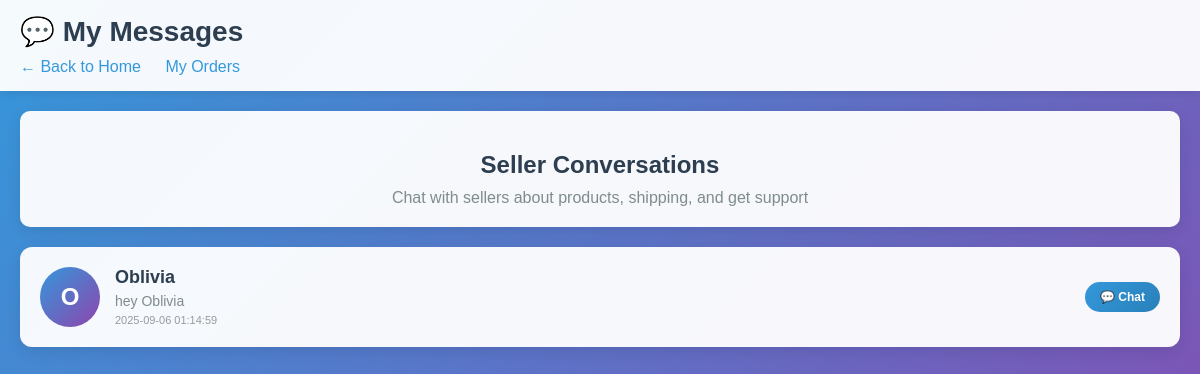
Before: /buyer/messages (signed in) with the older database file.
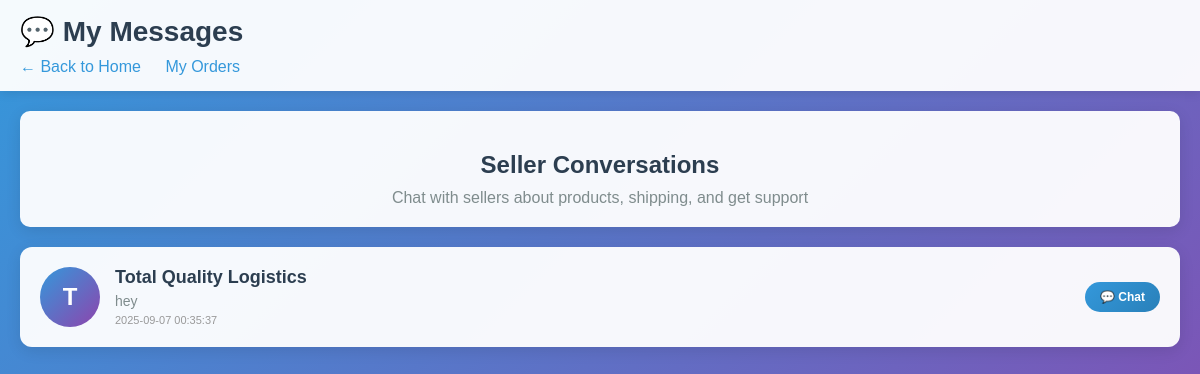
After: the same page with the newer database file.
### tables this page shows
CREATE TABLE conversations (
                    id INTEGER PRIMARY KEY AUTOINCREMENT,
                    buyer_email TEXT NOT NULL,
                    seller_email TEXT NOT NULL,
                    created_at TIMESTAMP DEFAULT CURRENT_TIMESTAMP,
                    last_message_at TIMESTAMP DEFAULT CURRENT_TIMESTAMP,
                    UNIQUE(buyer_email, seller_email),
                    FOREIGN KEY (buyer_email) REFERENCES users(email),
                    FOREIGN KEY (seller_email) REFERENCES users(email)
                );

CREATE TABLE users (
    email TEXT PRIMARY KEY,
    password TEXT,
    first_name TEXT,
    last_name TEXT,
    is_seller BOOLEAN,
    is_support BOOLEAN DEFAULT FALSE,
    phone_number TEXT,
    address TEXT,
    parish TEXT,
    post_office TEXT,
    profile_picture TEXT,
    discount_used BOOLEAN DEFAULT FALSE,
    notification_preference TEXT,
    business_name TEXT,
    business_address TEXT,
    security_question TEXT,
    security_answer TEXT,
    discount_applied BOOLEAN DEFAULT FALSE,
    gender TEXT,
    delivery_address TEXT,
    billing_address TEXT,
    whatsapp_number TEXT,
    business_description TEXT,
    verification_status TEXT DEFAULT 'pending_documents',
    created_at DATETIME DEFAULT CURRENT_TIMESTAMP
);

### app.py (the view)
@app.route('/buyer/messages')
def buyer_messages():
    if 'user' not in session:
        return redirect(url_for('login'))
    buyer_email = session['user']['email']
    try:
        with get_db() as conn:
            cursor = conn.cursor()
            cursor.execute('''
                SELECT c.id, c.seller_email, c.last_message_at,
                       u.first_name, u.last_name, u.business_name,
                       (SELECT COUNT(*) FROM messages m
                        WHERE m.conversation_id = c.id
                        AND m.receiver_email = ?
                        AND m.read_status = 0) as unread_count,
                       (SELECT message FROM messages m2
                        WHERE m2.conversation_id = c.id
                        ORDER BY m2.timestamp DESC LIMIT 1) as last_message
                FROM conversations c
                JOIN users u ON c.seller_email = u.email
                WHERE c.buyer_email = ?
                ORDER BY c.last_message_at DESC
            ''', (buyer_email, buyer_email))
            conversations = []
            for row in cursor.fetchall():
                conversations.append({
                    'id': row['id'],
                    'seller_email': row['seller_email'],
                    'seller_name': row['business_name'] or f"{row['first_name']} {row['last_name']}",
                    'last_message': row['last_message'],
                    'last_message_at': row['last_message_at'],
                    'unread_count': row['unread_count'] or 0
                })
        cart_data = get_cart_items()
        return render_template(
            'buyer_messages.html',
            conversations=conversations,
            user=session['user'],
            cart_items=cart_data['items'],
            cart_total=cart_data['total'],
            discount=cart_data['discount'],
            cart_item_count=cart_data['cart_item_count']
        )
    except Exception as e:
        logger.error(f"Error in buyer_messages: {e}")
        return redirect(url_for('index'))

### app.py (called while the page is built)
@app.context_processor
def inject_csrf_token():
    return dict(csrf_token=generate_csrf)

@app.context_processor
def inject_csrf_token():
    return dict(csrf_token=generate_csrf)

def get_db():
    conn = sqlite3.connect('zo-zi.db')
    conn.row_factory = sqlite3.Row
    return conn

@app.context_processor
def inject_messaging_links():
    messaging_links = {}
    if 'user' in session:
        if session['user'].get('is_seller'):
            messaging_links['seller_messages'] = url_for('seller_messages')
        else:
            messaging_links['buyer_messages'] = url_for('buyer_messages')
    return messaging_links

### templates/buyer_messages.html (shortened to what this page needs)
<!DOCTYPE html>
<html lang="en">
<head>
</head>
<body>
    <div class="header">
        <h1>💬 My Messages</h1>
        <div class="nav-links">
            <a href="{{ url_for('index') }}">← Back to Home</a>
            <a href="{{ url_for('orders') }}">My Orders</a>
        </div>
    </div>
    <div class="messages-container">
        <div class="messages-header">
            <h2>Seller Conversations</h2>
            <p>Chat with sellers about products, shipping, and get support</p>
        </div>
        {% if conversations %}
            <div class="conversations-list">
                {% for conv in conversations %}
                    <div class="conversation-card" data-seller-email="{{ conv.seller_email }}">
                        <div class="seller-avatar">
                            {{ conv.seller_name[0].upper() if conv.seller_name else 'S' }}
                        </div>
                        <div class="conversation-info">
                            <div class="seller-name">{{ conv.seller_name }}</div>
                            <div class="last-message">
                                {{ conv.last_message[:50] + '...' if conv.last_message and conv.last_message|length > 50 else (conv.last_message or 'No messages yet') }}
                            </div>
                            <div class="message-time">
                                {% if conv.last_message_at %}
                                    {{ moment(conv.last_message_at).fromNow() if moment else conv.last_message_at }}
                                {% else %}
                                    Recently
                                {% endif %}
                            </div>
                        </div>
                        <div class="conversation-actions">
                            <button class="chat-btn" onclick="openChat('{{ conv.seller_email }}', '{{ conv.seller_name }}')">
                                💬 Chat
                            </button>
                        </div>
                    </div>
                {% endfor %}
            </div>
        {% else %}
            <div class="empty-messages">
                <div class="empty-icon">📭</div>
                <div class="empty-title">No Conversations Yet</div>
                <div class="empty-text">Start chatting with sellers to get help with products and orders</div>
            </div>
        {% endif %}
    </div>
</body>
</html>

### templates/buyer_messages.html (style rules this page uses)
body { margin: 0; font-family: Arial, sans-serif; background: linear-gradient(135deg, #3498db 0%, #8e44ad 100%); min-height: 100vh; }
.header { background: rgba(255,255,255,0.95); padding: 15px 20px; box-shadow: 0 2px 10px rgba(0,0,0,0.1); }
.header h1 { color: #2c3e50; margin: 0; font-size: 28px; }
.nav-links { margin-top: 10px; }
.nav-links a { color: #3498db; text-decoration: none; margin-right: 20px; font-weight: 500; }
.messages-container { max-width: 1200px; margin: 20px auto; padding: 0 20px; }
.messages-header { background: rgba(255,255,255,0.95); padding: 20px; border-radius: 10px; margin-bottom: 20px; text-align: center; box-shadow: 0 4px 15px rgba(0,0,0,0.1); }
.messages-header h2 { color: #2c3e50; margin-bottom: 10px; }
.messages-header p { color: #7f8c8d; margin: 0; }
.conversations-list { display: grid; gap: 15px; }
.conversation-card { background: rgba(255,255,255,0.95); border-radius: 12px; padding: 20px; display: flex; align-items: center; gap: 15px; box-shadow: 0 4px 15px rgba(0,0,0,0.1); transition: all 0.3s ease; cursor: pointer; }
.seller-avatar { width: 60px; height: 60px; border-radius: 50%; background: linear-gradient(135deg, #3498db, #8e44ad); color: white; display: flex; align-items: center; justify-content: center; font-size: 24px; font-weight: bold; flex-shrink: 0; }
.conversation-info { flex: 1; }
.seller-name { font-size: 18px; font-weight: bold; color: #2c3e50; margin-bottom: 5px; }
.last-message { color: #7f8c8d; font-size: 14px; margin-bottom: 5px; max-width: 300px; overflow: hidden; text-overflow: ellipsis; white-space: nowrap; }
.message-time { color: #bdc3c7; font-size: 12px; }
.conversation-actions { display: flex; flex-direction: column; align-items: center; gap: 10px; }
.chat-btn { background: linear-gradient(135deg, #3498db, #2980b9); color: white; border: none; padding: 8px 15px; border-radius: 20px; cursor: pointer; font-size: 12px; font-weight: bold; transition: all 0.3s ease; }
.message-time { font-size: 11px; color: #999; margin-top: 5px; }

Changed rows visible on the page:
removed conversations: business_name "O", seller_name "Oblivia", last_message "hey Oblivia", last_message_at "2025-09-06 01:14:59"
added conversations: business_name "T", seller_name "Total Quality Logistics", last_message "hey", last_message_at "2025-09-07 00:35:37"
